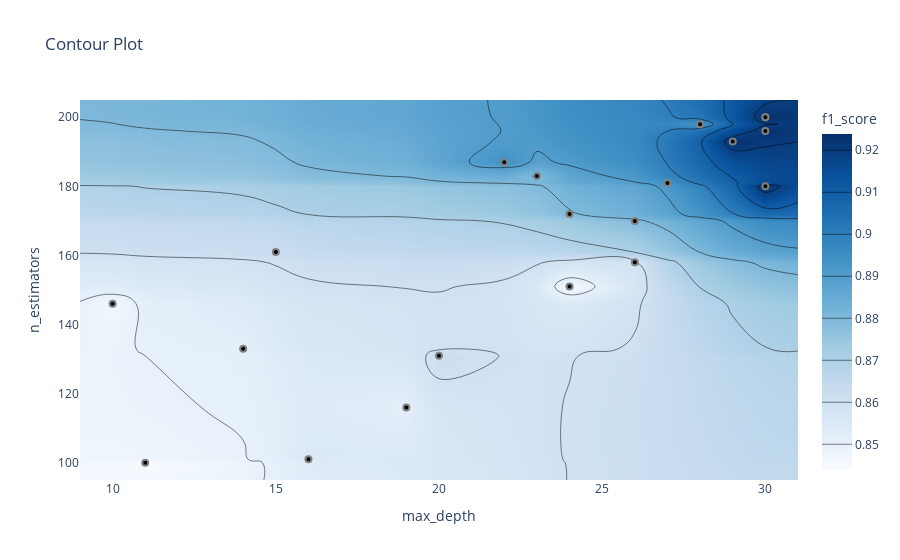

The code cell stored with this chart in its notebook:
### Markdown cell above
График контура отношений гиперпараметров

Он показывает связь между различными комбинациями гиперпараметров и значение метрики для этих комбинаций в виде контурного графика.

### Code cell
optuna.visualization.plot_contour(study, params=["max_depth", "n_estimators"],
                                  target_name="f1_score")

### Figure 1 — Plotly figure (JSON) as saved in the notebook; plotly's stock layout.template omitted (floating-point values rounded to 4 significant figures; data arrays with more than 128 entries replaced by an {"elided": "..."} marker saying what was removed)
{"data": [{"colorbar": {"title": {"text": "f1_score"}}, "colorscale": [[0, "rgb(247,251,255)"], [0.125, "rgb(222,235,247)"], [0.25, "rgb(198,219,239)"], [0.375, "rgb(158,202,225)"], [0.5, "rgb(107,174,214)"], [0.625, "rgb(66,146,198)"], [0.75, "rgb(33,113,181)"], [0.875, "rgb(8,81,156)"], [1, "rgb(8,48,107)"]], "connectgaps": true, "contours": {"coloring": "heatmap"}, "hoverinfo": "none", "line": {"smoothing": 1.3}, "reversescale": false, "type": "contour", "x": [9, 10, 11, 14, 15, 16, 19, 20, 22, 23, 24, 26, 27, 28, 29, 30, 31], "y": [95, 100, 101, 116, 131, 133, 146, 151, 158, 161, 170, 172, 180, 181, 183, 187, 193, 196, 198, 200, 205], "z": {"elided": "21x17 float values"}}, {"marker": {"color": "black", "line": {"color": "Gray", "width": 2}}, "mode": "markers", "name": "Feasible Trial", "showlegend": false, "type": "scatter", "x": [16, 15, 24, 26, 20, 24, 14, 10, 19, 11, 30, 29, 30, 30, 27, 23, 28, 30, 26, 22], "y": [101, 161, 172, 158, 131, 151, 133, 146, 116, 100, 196, 193, 200, 200, 181, 183, 198, 180, 170, 187]}, {"marker": {"color": "#cccccc", "line": {"color": "Gray", "width": 2}}, "mode": "markers", "name": "Infeasible Trial", "showlegend": false, "type": "scatter", "x": [], "y": []}], "layout": {"title": {"text": "Contour Plot"}, "xaxis": {"range": [9, 31], "title": {"text": "max_depth"}}, "yaxis": {"range": [95, 205], "title": {"text": "n_estimators"}}}}
